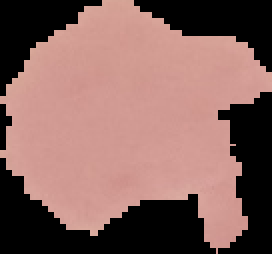
#> input picture cell-images-for-detecting-malaria/cell_images/Uninfected/C101P62ThinF_IMG_20150918_151507_cell_40.png, 136 x 127 px (shown 2 times larger); its folder holds only this picture in this run
$ python main.py
#> lines starting #> are read from the running program, lines starting #| are printed output that depends on the picture; after the words box and inside, x2 and y2 are one past the last pixel; in counts of white or black regions, pixels touching at a corner belong together
import cv2,os
import numpy as np
import csv
import glob
label="Uninfected"
dirList=glob.glob('F://MINI-PROJECT//cell-images-for-detecting-malaria//cell_images//'+label+'//*.png')
file=open("F://MINI-PROJECT//csv//dataset.csv","a+")
for img_path in dirList:
    im=cv2.imread(img_path)
#> im is the input picture: shape (127, 136, 3); mean B, G, R 94.5, 99.7, 134.5
    #syntax: GaussianBlur(source_image,kernel_size,sigma_x)
    im=cv2.GaussianBlur(im,(5,5),2)
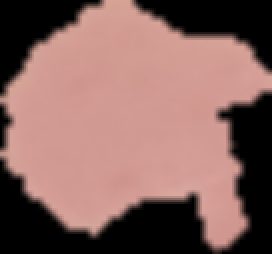
#> im: shape (127, 136, 3) (shown 2 times larger); mean B, G, R 94.5, 99.7, 134.5
    #syntax: cvtColor(source_image,color_code)
    im_gray=cv2.cvtColor(im,cv2.COLOR_BGR2GRAY)
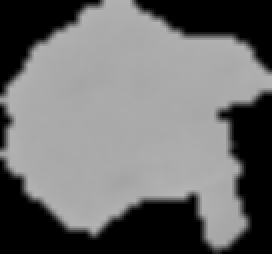
#> im_gray: shape (127, 136) (shown 2 times larger); min 0, max 182, mean 109.6
    #sets to max val(used in Segmentation,syntax:threshold(img,threshold,maxval,type_of_thresholding)
    ret,thresh=cv2.threshold(im_gray,127,255,0)
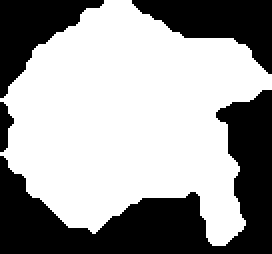
#> thresh: shape (127, 136) (shown 2 times larger); 61.6% white; 4 black regions
    contours,_=cv2.findContours(thresh,1,2)
#> contours = 1 contour; box (x1, y1, x2, y2) and area: (0, 0, 136, 123) 10420
    #syntax: findContours(img,contour_ret_mode,contour_appx_method)
    for contour in contours:
        cv2.drawContours(im_gray,contours,-1,(0,255,0),3)
        #syntax: drawContours(img,contours_list,draw_All_contours,color etc)
        cv2.imshow("window",im_gray)
        break
#> this loop made 1 pass
#> pass 1, `cv2.imshow("window",im_gray)`:
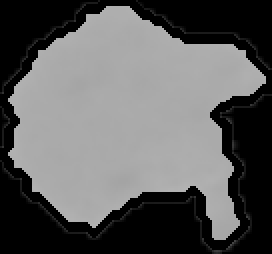
#> window 'window': shape (127, 136) (shown 2 times larger); min 0, max 180, mean 93.9
    file.write(label)
    file.write(",")
    for i in range(5):
        try:
            area=cv2.contourArea(contours[i])
            file.write(str(area))
        except:
            file.write("0")
        file.write(",")
#> this loop made 5 passes
#> area on pass 1: 10420
    file.write("\n")
cv2.waitKey(19000)

$ run again, on cell-images-for-detecting-malaria/cell_images/Uninfected/C111P72ThinF_IMG_20150930_112827_cell_164.png
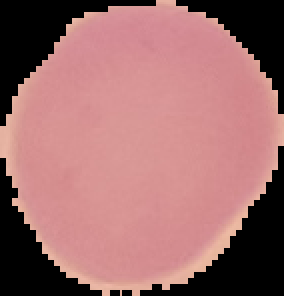
#> input picture cell-images-for-detecting-malaria/cell_images/Uninfected/C111P72ThinF_IMG_20150930_112827_cell_164.png, 142 x 148 px (shown 2 times larger)
#> im is the input picture: shape (148, 142, 3); mean B, G, R 107.8, 107.9, 157.6
#> `ret,thresh=cv2.threshold(im_gray,127,255,0)`:
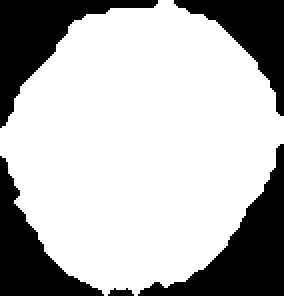
#> thresh: shape (148, 142) (shown 2 times larger); 71.6% white; 5 black regions
#> contours = 1 contour; box (x1, y1, x2, y2) and area: (0, 0, 142, 148) 14849
#> the loop `for contour in contours:` made 1 pass
#> pass 1, `cv2.imshow("window",im_gray)`:
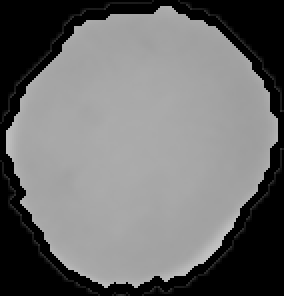
#> window 'window': shape (148, 142) (shown 2 times larger); min 0, max 194, mean 110.5
#> the loop `for i in range(5):` made 5 passes
#> area on pass 1: 14849

$ run again, on cell-images-for-detecting-malaria/cell_images/Uninfected/C115P76ThinF_IMG_20150930_162038_cell_156.png
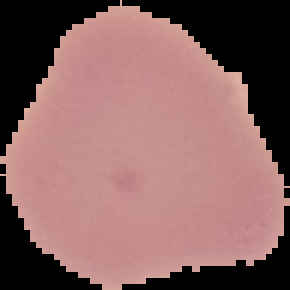
#> input picture cell-images-for-detecting-malaria/cell_images/Uninfected/C115P76ThinF_IMG_20150930_162038_cell_156.png, 145 x 145 px (shown 2 times larger)
#> im is the input picture: shape (145, 145, 3); mean B, G, R 96.6, 98, 135.4
#> `ret,thresh=cv2.threshold(im_gray,127,255,0)`:
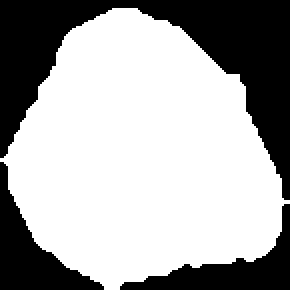
#> thresh: shape (145, 145) (shown 2 times larger); 66.1% white; 3 black regions
#> contours = 1 contour; box (x1, y1, x2, y2) and area: (0, 4, 145, 145) 13690
#> the loop `for contour in contours:` made 1 pass
#> pass 1, `cv2.imshow("window",im_gray)`:
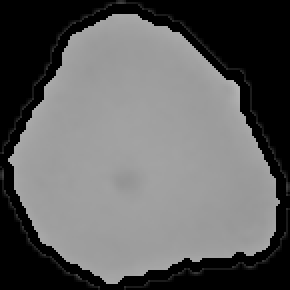
#> window 'window': shape (145, 145) (shown 2 times larger); min 0, max 180, mean 96.9
#> the loop `for i in range(5):` made 5 passes
#> area on pass 1: 13690

$ run again, on cell-images-for-detecting-malaria/cell_images/Uninfected/C107P68ThinF_IMG_20150924_221909_cell_34.png
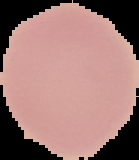
#> input picture cell-images-for-detecting-malaria/cell_images/Uninfected/C107P68ThinF_IMG_20150924_221909_cell_34.png, 139 x 160 px
#> im is the input picture: shape (160, 139, 3); mean B, G, R 113.8, 118.1, 155.6
#> thresh: shape (160, 139); 71.8% white; 4 black regions (1 under 20 px)
#> contours = 1 contour; box (x1, y1, x2, y2) and area: (0, 3, 139, 160) 15750
#> the loop `for contour in contours:` made 1 pass
#> pass 1, `cv2.imshow("window",im_gray)`:
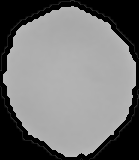
#> window 'window': shape (160, 139); min 0, max 187, mean 116.6
#> the loop `for i in range(5):` made 5 passes
#> area on pass 1: 15750
